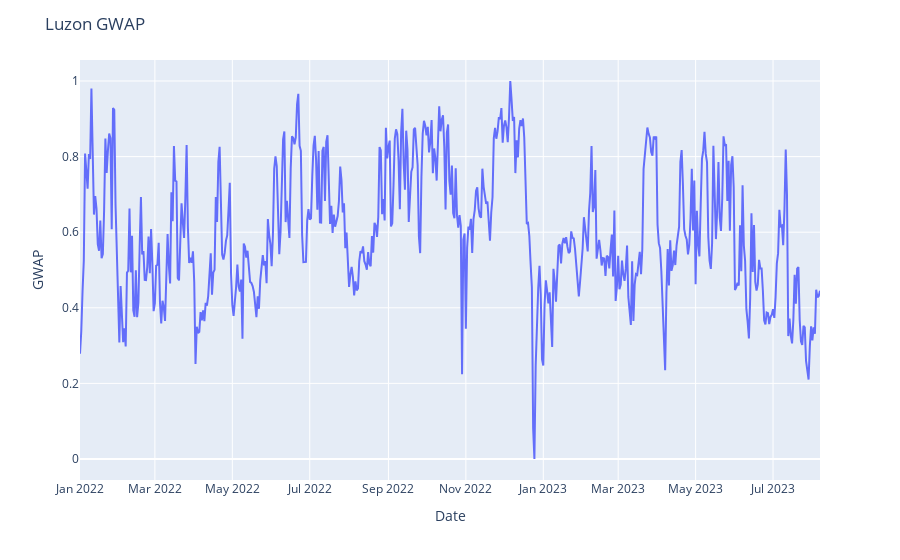
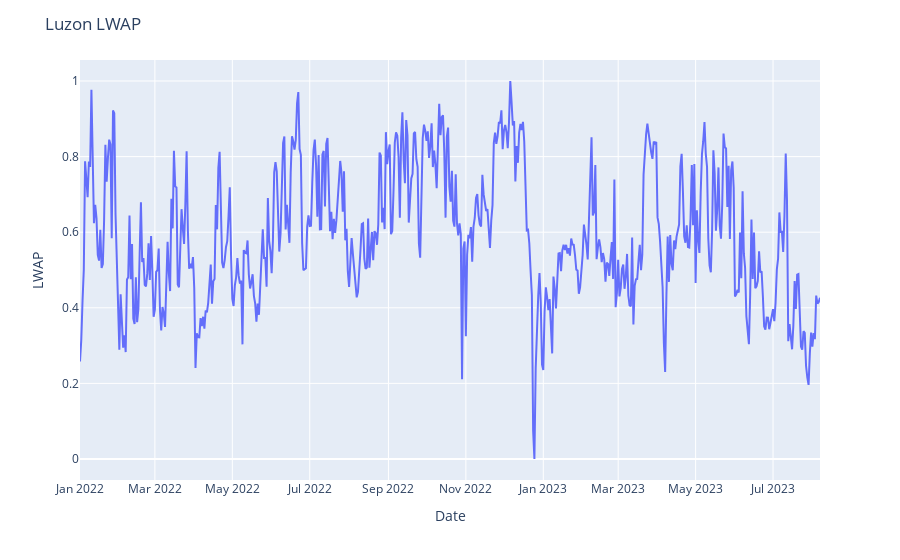

Notebook code for these charts, in order:
### Code cell
#Plotting Train LWAP ang GWAP
# Create the line plot
luz_gwap_plot = px.line(LUZ_GWAP_train, x=LUZ_GWAP_train.index, y='GWAP')
luz_lwap_plot = px.line(LUZ_LWAP_train, x=LUZ_LWAP_train.index, y='LWAP')
# Set the title using the ticker value
luz_gwap_plot.update_layout(title=f"Luzon GWAP")
luz_lwap_plot.update_layout(title=f"Luzon LWAP")
# Display the plot
luz_gwap_plot.show()
luz_lwap_plot.show()

### Figure 1 — Plotly figure (JSON) as saved in the notebook; plotly's stock layout.template omitted (floating-point values rounded to 4 significant figures; data arrays with more than 128 entries replaced by an {"elided": "..."} marker saying what was removed)
{"data": [{"hovertemplate": "Date=%{x}<br>GWAP=%{y}<extra></extra>", "legendgroup": "", "line": {"color": "#636efa", "dash": "solid"}, "marker": {"symbol": "circle"}, "mode": "lines", "name": "", "orientation": "v", "showlegend": false, "type": "scatter", "x": {"elided": "584 str values"}, "xaxis": "x", "y": {"elided": "584 float values"}, "yaxis": "y"}], "layout": {"legend": {"tracegroupgap": 0}, "margin": {"t": 60}, "title": {"text": "Luzon GWAP"}, "xaxis": {"anchor": "y", "domain": [0, 1], "title": {"text": "Date"}}, "yaxis": {"anchor": "x", "domain": [0, 1], "title": {"text": "GWAP"}}}}

### Figure 2 — Plotly figure (JSON) as saved in the notebook; plotly's stock layout.template omitted (floating-point values rounded to 4 significant figures; data arrays with more than 128 entries replaced by an {"elided": "..."} marker saying what was removed)
{"data": [{"hovertemplate": "Date=%{x}<br>LWAP=%{y}<extra></extra>", "legendgroup": "", "line": {"color": "#636efa", "dash": "solid"}, "marker": {"symbol": "circle"}, "mode": "lines", "name": "", "orientation": "v", "showlegend": false, "type": "scatter", "x": {"elided": "584 str values"}, "xaxis": "x", "y": {"elided": "584 float values"}, "yaxis": "y"}], "layout": {"legend": {"tracegroupgap": 0}, "margin": {"t": 60}, "title": {"text": "Luzon LWAP"}, "xaxis": {"anchor": "y", "domain": [0, 1], "title": {"text": "Date"}}, "yaxis": {"anchor": "x", "domain": [0, 1], "title": {"text": "LWAP"}}}}
